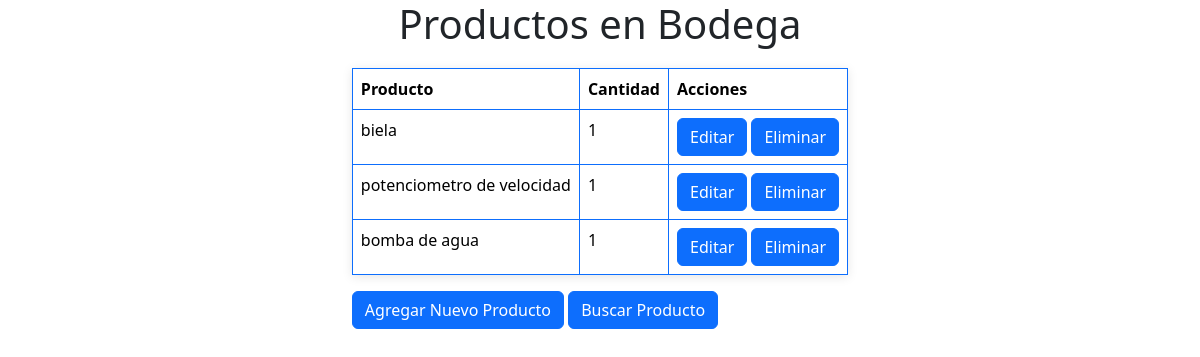
Before: / with the older database file.
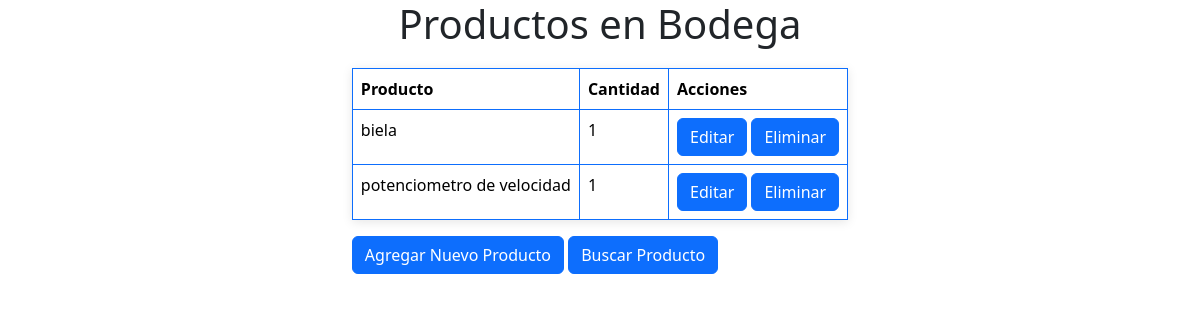
After: the same page with the newer database file.
### inventario/models.py (models this page shows, shortened)
class Producto(models.Model):
    id = models.AutoField(primary_key=True)
    nombre = models.CharField(max_length=100)
    descripcion = models.TextField()
    cantidad = models.IntegerField()
    fecha_ingreso = models.DateField(auto_now_add=True)

### inventario/views.py (the view)
# urls.py: path('', views.lista_productos, name='lista_productos'),
def lista_productos(request):
    productos = Producto.objects.all()
    return render(request, 'inventario/lista_productos.html', {'productos': productos})

### templates/inventario/lista_productos.html (shortened to what this page needs)
{% load static %}
<!DOCTYPE html>
<html lang="es">
<head>
    <link rel="stylesheet" type="text/css" href="{% static 'style.css' %}">
    {% load bootstrap5 %}
    {% bootstrap_css %}
</head>
<body>
    <section class="container_lista_productos">
        <h1>Productos en Bodega</h1>
        <table class="table table-bordered border-primary">
            <thead>
                <tr>
                    <th>Producto</th>
                    <th>Cantidad</th>
                    <th>Acciones</th>
                </tr>
            </thead>
            <tbody>
                {% if productos %}
                    {% for producto in productos %}
                        <tr>
                            <td>{{ producto.nombre }}</td>
                            <td>{{ producto.cantidad }}</td>
                            <td>
                                <a class="btn btn-primary" href="{% url 'editar_producto' producto.pk %}" role="button">Editar</a>
                                <a class="btn btn-primary" href="{% url 'eliminar_producto' producto.pk %}" role="button">Eliminar</a>
                            </td>
                        </tr>
                    {% endfor %}
                {% else %}
                    <tr>
                        <td colspan="3" class="text-center">No hay productos disponibles</td>
                    </tr>
                {% endif %}
            </tbody>
        </table>
        <a class="btn btn-primary" href="{% url 'agregar_producto' %}" role="button">Agregar Nuevo Producto</a>
        <a class="btn btn-primary" href="{% url 'agregar_producto' %}" role="button">Buscar Producto</a>
    </section>
</body>
</html>

### inventario/static/style.css (style rules this page uses)
* { margin: 0; padding: 0; box-sizing: border-box; }
body { min-width: 100vh; display: flex; align-items: center; justify-content: center; font-family: Arial, sans-serif; background-color: rgb(0, 166, 255); margin: 20px; }
h1 { color: #1ec273; text-align: center; align-items: center; }
table { width: 100%; border-collapse: collapse; margin: 20px 0; background-color: rgb(255, 255, 255); box-shadow: 0 2px 10px rgba(0, 0, 0, 0.1); }
th, td { padding: 12px; text-align: left; border-bottom: 2px solid #ddd; }
th { background-color: #4CAF50; color: rgb(39, 8, 8); }
a { color: #1ec273; text-decoration: none; }

Changed rows visible on the page:
removed Producto: nombre "bomba de agua", cantidad "1"
